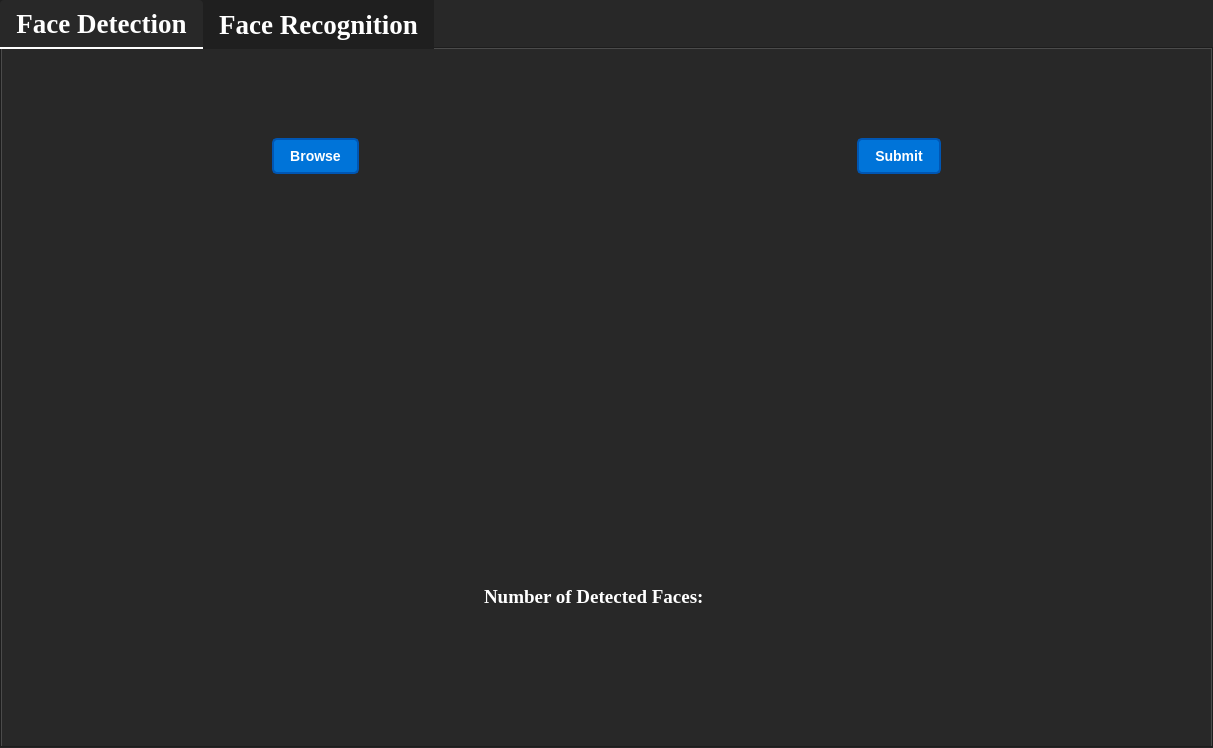
<?xml version="1.0" encoding="UTF-8"?>
<ui version="4.0">
 <class>Main</class>
 <widget class="QTabWidget" name="Main">
  <property name="geometry">
   <rect>
    <x>0</x>
    <y>0</y>
    <width>1213</width>
    <height>748</height>
   </rect>
  </property>
  <property name="font">
   <font>
    <family>Georgia</family>
    <pointsize>20</pointsize>
    <bold>true</bold>
   </font>
  </property>
  <property name="windowTitle">
   <string>TabWidget</string>
  </property>
  <property name="styleSheet">
   <string notr="true">/* Application Background */
QWidget {
    background-color: #282828; /* Dark Gray */
    color: #FFFFFF; /* White text */
}

/* Main Window */
QMainWindow {
    background-color: #282828; /* Dark Gray */
    color: #FFFFFF; /* White text */
}



/* Menu Items */
QMenu {
    background-color: #1F1F1F; /* Slightly Darker Gray */
    color: #FFFFFF; /* White text */
}

/* Menu Item Hover */
QMenu::item:selected {
    background-color: #444444; /* Dark Gray on hover */
}

/* Toolbars */
QToolBar {
    background-color: #1F1F1F; /* Slightly Darker Gray */
    color: #FFFFFF; /* White text */
}

/* Push Buttons */
QPushButton {
    background-color: #0074D9; /* Dark Blue */
    color: #FFFFFF; /* White text */
    border: 2px solid #0056B3; /* Darker Blue border */
    border-radius: 5px; /* Rounded corners */
    padding: 8px 16px; /* Padding around text */
    font-size: 14px; /* Font size */
    font-weight: bold; /* Bold text */
}

/* Push Button Hover */
QPushButton:hover {
    background-color: #0056B3; /* Darker Blue on hover */
}

/* Push Button Pressed */
QPushButton:pressed {
    background-color: #003E7D; /* Even darker blue when pressed */
}

/* Push Button Disabled */
QPushButton:disabled {
    background-color: #DDDDDD; /* Light gray for disabled */
    color: #999999; /* Dimmed text */
    border: 2px solid #CCCCCC; /* Slightly darker border for disabled */
}

/* LineEdits, TextEdits */
QLineEdit, QTextEdit {
    background-color: #1F1F1F; /* Slightly Darker Gray */
    color: #FFFFFF; /* White text */
    border: 2px solid #444444; /* Dark Gray border */
    border-radius: 5px; /* Rounded corners */
    padding: 5px; /* Padding around text */
    font-size: 20px;
}

/* LineEdit and TextEdit Focus */
QLineEdit:focus, QTextEdit:focus {
    border-color: #77A1D3; /* Light Blue border when focused */
}

/* ScrollBars */
QScrollBar:vertical {
    background-color: #1F1F1F; /* Slightly Darker Gray */
    width: 10px; /* Scroll bar width */
    border-radius: 5px; /* Rounded corners */
}

QScrollBar::handle:vertical {
    background-color: #444444; /* Dark Gray scroll bar handle */
}

QScrollBar::add-line:vertical, QScrollBar::sub-line:vertical {
    border: none;
    background: none;
}

/* Labels */
/* QLabel with Background Color */
QLabel#coloredLabel {
    background-color: #FF5733; /* Orange background */
    color: #FFFFFF; /* White text */
    padding: 5px; /* Padding around text */
    border-radius: 4px; /* Rounded corners */
}

/* QLabel with Border */
QLabel#borderedLabel {
    border: 2px solid #3498DB; /* Border with a blue color */
    padding: 5px; /* Padding around text */
    border-radius: 4px; /* Rounded corners */
}

/* QLabel with Custom Font */
QLabel#customFontLabel {
    font-family: &quot;Georgia&quot;; /* Custom font family */
    font-weight: bold; /* Bold text */
}

QLabel{
	font-family: &quot;Georgia&quot;;
	font-weight: bold;
}

/* QLabel with Text Shadow */
QLabel#shadowLabel {
    text-shadow: 2px 2px 4px #333333; /* Text shadow with offset and color */
}

/* QLabel with Underline */
QLabel#underlinedLabel {
    text-decoration: underline; /* Underline text */
}

/* QLabel with Strike Through */
QLabel#strikeThroughLabel {
    text-decoration: line-through; /* Strike through text */
}

/* QLabel with Text Alignment */
QLabel#centeredLabel {
    text-align: center; /* Center-align text */
}

/* QLabel with Text Color Gradient */
QLabel#gradientLabel {
    background: linear-gradient(to right, #3498DB, #FF5733); /* Text color gradient */
    -webkit-background-clip: text; /* Apply gradient to text */
    color: transparent; /* Hide text color */
}











/* Slider Stylesheet */
QSlider {
    background: transparent; /* Transparent background */
    border: none; /* No border */
}

/* Slider Groove (Track) */
QSlider::groove:horizontal {
    background: #555555; /* Gray track background */
    height: 6px; /* Height of the track */
    border-radius: 3px; /* Rounded corners */
}

/* Slider Handle */
QSlider::handle:horizontal {
    background: #3498DB; /* Blue handle background */
    width: 16px; /* Width of the handle */
    margin: -8px 0; /* Center the handle vertically */
    border-radius: 8px; /* Round handle corners */
}

/* Slider Handle Hovered State */
QSlider::handle:horizontal:hover {
    background: #2581C0; /* Darker blue on hover */
}

/* Slider Handle Pressed State */
QSlider::handle:horizontal:pressed {
    background: #1B6CAB; /* Even darker blue when pressed */
}















/* Checkbox Stylesheet for Dark Background (Enhanced) */
QCheckBox {
    background: transparent; /* Transparent background */
    spacing: 5px; /* Spacing between the checkbox and text */
    font-size: 14px; /* Font size */
    font-weight: bold; /* Bold text */
    color: #FFFFFF; /* White text for contrast */
}

/* Checkbox Indicator (Unchecked) */
QCheckBox::indicator {
    width: 16px; /* Width of the indicator */
    height: 16px; /* Height of the indicator */
    border: 2px solid #FFFFFF; /* White border for contrast */
    border-radius: 3px; /* Rounded indicator */
}

/* Checkbox Indicator (Checked) */
QCheckBox::indicator:checked {
    background: #3498DB; /* Blue background when checked */
    border: 2px solid #FFFFFF; /* White border when checked */
}

/* Checkbox Indicator (Hovered) */
QCheckBox::indicator:hover {
    border: 2px solid #FFFFFF; /* White border on hover for contrast */
}

/* Checkbox Text (Unchecked) */
QCheckBox::indicator:unchecked {
    background: transparent; /* Transparent background for unchecked */
    border-radius: 3px; /* Rounded indicator */
}

/* Checkbox Text (Checked) */
QCheckBox::indicator:checked:hover {
    border: 2px solid #FFFFFF; /* White border on hover when checked */
}

/* Checkbox Text (Hovered) */
QCheckBox::indicator:unchecked:hover {
    border: 2px solid #FFFFFF; /* White border on hover for unchecked */
}

/* Checkbox Text (Disabled) */
QCheckBox:disabled {
    color: #888888; /* Dimmed text for disabled */
}

/* Checkbox Indicator (Disabled) */
QCheckBox::indicator:unchecked:disabled {
    background: transparent; /* Transparent background for unchecked when disabled */
    border: 2px solid #777777; /* Slightly darker gray border for unchecked when disabled */
}

QCheckBox::indicator:checked:disabled {
    background: #999999; /* Light gray background when checked and disabled */
}













/* QGraphicsView Stylesheet */
QGraphicsView {
    background-color: #333333; /* Dark background color */
    border: 1px solid #555555; /* Border for the QGraphicsView */
    border-radius: 4px; /* Rounded corners */
}

/* Scroll Bars */
QScrollBar:horizontal, QScrollBar:vertical {
    background-color: #555555; /* Scroll bar background color */
    border-radius: 4px; /* Rounded corners for the scroll bars */
}

QScrollBar::handle:horizontal, QScrollBar::handle:vertical {
    background-color: #888888; /* Scroll bar handle color */
    border-radius: 4px; /* Rounded handle */
}

QScrollBar::handle:horizontal:hover, QScrollBar::handle:vertical:hover {
    background-color: #AAAAAA; /* Hover effect on the handle */
}

QScrollBar::sub-line, QScrollBar::add-line {
    background: none; /* No background for arrow buttons */
}

QScrollBar::add-line:vertical {
    height: 0px; /* Hide vertical scroll bar's bottom arrow button */
}

QScrollBar::sub-line:vertical {
    height: 0px; /* Hide vertical scroll bar's top arrow button */
}

QScrollBar::add-line:horizontal {
    width: 0px; /* Hide horizontal scroll bar's right arrow button */
}

QScrollBar::sub-line:horizontal {
    width: 0px; /* Hide horizontal scroll bar's left arrow button */
}













/* QTextEdit Stylesheet (Improved) */
QTextEdit {
    background-color: #282828; /* Dark background */
    border: 1px solid #444444; /* Dark gray border */
    border-radius: 4px; /* Rounded corners */
    font-size: 4px; /* Font size */
    color: #FFFFFF; /* White text color */
    padding: 5px; /* Padding around the text */
}

/* QTextEdit Focus State */
QTextEdit:focus {
    border-color: #3498DB; /* Blue border when focused */
}

/* QTextEdit Scroll Bars */
QTextEdit QScrollBar:vertical {
    background-color: #282828; /* Dark background for vertical scrollbar */
    width: 12px; /* Scroll bar width */
    margin: 0px; /* No margin for scrollbar */
}

QTextEdit QScrollBar::handle:vertical {
    background-color: #555555; /* Gray scrollbar handle */
    border-radius: 6px; /* Rounded scrollbar handle */
}

QTextEdit QScrollBar::add-line:vertical,
QTextEdit QScrollBar::sub-line:vertical {
    background: none; /* No background for arrow buttons */
}

QTextEdit QScrollBar::add-page:vertical,
QTextEdit QScrollBar::sub-page:vertical {
    background: none; /* No background for page buttons */
}


/* Custom Styles for Signal Viewer Components */
/* Add your custom styles for specific components here */












/* QMenuBar Stylesheet for Dark Theme */
QMenuBar {
    background-color: #333333; /* Dark background color */
    color: #FFFFFF; /* Text color */
    padding: 2px; /* Add some padding to the menu bar */
    border: 1px solid #444444; /* Dark gray border */
}

/* QMenuBar Item Styles */
QMenuBar::item {
    background-color: transparent; /* Transparent background for items */
    padding: 6px 12px; /* Padding for items */
    border-radius: 4px; /* Rounded corners for items */
}

/* QMenuBar Item Hover State */
QMenuBar::item:hover {
    background-color: #555555; /* Slightly darker background on hover */
}

/* QMenuBar Item Pressed State */
QMenuBar::item:pressed {
    background-color: #1B6CAB; /* Darker blue background when pressed */
    color: #FFFFFF; /* White text color when pressed */
}

/* QMenuBar Submenu Arrow */
QMenuBar::item:open:menu {
    subcontrol-origin: padding;
    subcontrol-position: right;
    padding-right: 8px; /* Spacing for submenu arrow */
    border-top-right-radius: 4px; /* Rounded corner for the right side */
    border-bottom-right-radius: 4px; /* Rounded corner for the right side */
}

/* QMenuBar Submenu Styles */
QMenu {
    background-color: #333333; /* Dark background for submenu */
    border: 1px solid #444444; /* Dark gray border for submenu */
}

/* QMenuBar Submenu Item Styles */
QMenu::item {
    background-color: transparent; /* Transparent background for submenu items */
    padding: 6px 18px; /* Padding for submenu items */
}

/* QMenuBar Submenu Item Hover State */
QMenu::item:hover {
    background-color: #555555; /* Slightly darker background on hover for submenu items */
}




/* QMenuBar Stylesheet with Enhanced Text */
QMenuBar {
    background-color: #333333; /* Dark background color */
    color: #FFFFFF; /* Text color */
    padding: 2px; /* Add some padding to the menu bar */
    border: 1px solid #444444; /* Dark gray border */
    font-size: 16px; /* Font size for menu bar items */
    font-weight: bold; /* Bold text for menu bar items */
}

/* QMenuBar Item Styles */
QMenuBar::item {
    background-color: transparent; /* Transparent background for items */
    padding: 6px 12px; /* Padding for items */
    border-radius: 4px; /* Rounded corners for items */
}

/* QMenuBar Item Hover State */
QMenuBar::item:hover {
    background-color: #555555; /* Slightly darker background on hover */
}

/* QMenuBar Item Pressed State */
QMenuBar::item:pressed {
    background-color: #1B6CAB; /* Darker blue background when pressed */
    color: #FFFFFF; /* White text color when pressed */
}

/* QMenuBar Submenu Arrow */
QMenuBar::item:open:menu {
    subcontrol-origin: padding;
    subcontrol-position: right;
    padding-right: 8px; /* Spacing for submenu arrow */
    border-top-right-radius: 4px; /* Rounded corner for the right side */
    border-bottom-right-radius: 4px; /* Rounded corner for the right side */
}

/* QMenuBar Submenu Styles */
QMenu {
    background-color: #333333; /* Dark background for submenu */
    border: 1px solid #444444; /* Dark gray border for submenu */
}

/* QMenuBar Submenu Item Styles */
QMenu::item {
    background-color: transparent; /* Transparent background for submenu items */
    padding: 6px 18px; /* Padding for submenu items */
}

/* QMenuBar Submenu Item Hover State */
QMenu::item:hover {
    background-color: #555555; /* Slightly darker background on hover for submenu items */
}



/* ComboBox Stylesheet */

QComboBox{
	font-family: &quot;Georgia&quot;;
	font-weight: bold;
}

QComboBox {
    background-color: #1F1F1F; /* Slightly Darker Gray */
    color: #FFFFFF; /* White text */
    border: 2px solid #444444; /* Dark Gray border */
    border-radius: 5px; /* Rounded corners */
    padding: 5px; /* Padding around text */
    min-width: 6em; /* Minimum width of the combo box */
	font: &quot;Georgia&quot;;
}

/* ComboBox Arrow */
QComboBox::drop-down {
    subcontrol-origin: padding;
    subcontrol-position: center right;
    width: 15px; /* Adjust the width of the arrow */
    border-left-width: 0px; /* No border on the left side of the arrow */
    border-top-right-radius: 5px; /* Rounded top-right corner for arrow background */
    border-bottom-right-radius: 5px; /* Rounded bottom-right corner for arrow background */
    background-color: #444444; /* Dark Gray for the arrow background */
}

/* ComboBox Items */
QComboBox QAbstractItemView {
    background-color: #1F1F1F; /* Slightly Darker Gray */
    color: #FFFFFF; /* White text */
    selection-background-color: #444444; /* Dark Gray on item selection */
}

/* ComboBox Hovered State */
QComboBox QAbstractItemView::item:hover {
    background-color: #444444; /* Dark Gray on item hover */
}

/* ComboBox Focus State */
QComboBox:focus {
    border-color: #77A1D3; /* Light Blue border when focused */
}









/* Tab Widget Stylesheet */
QTabWidget {
    background-color: #282828; /* Dark Gray background */
    color: #FFFFFF; /* White text */
}

/* Tab Bar Stylesheet */
QTabBar {
    background-color: #1F1F1F; /* Slightly Darker Gray */
    color: #FFFFFF; /* White text */
    border-bottom: 2px solid #444444; /* Dark Gray border bottom */
}

/* Tab Stylesheet */
QTabWidget::tab-bar {
    background-color: #1F1F1F; /* Slightly Darker Gray */
    color: #FFFFFF; /* White text */
    border-bottom: 2px solid #444444; /* Dark Gray border bottom */
}

QTabBar::tab {
    background-color: #1F1F1F; /* Slightly Darker Gray */
    color: #FFFFFF; /* White text */
    border-top-left-radius: 4px; /* Rounded top-left corner for tabs */
    border-top-right-radius: 4px; /* Rounded top-right corner for tabs */
    padding: 8px 16px; /* Padding for tabs */
}

/* Tab Hover Stylesheet */
QTabBar::tab:hover {
    background-color: #444444; /* Dark Gray on tab hover */
}

/* Tab Selected Stylesheet */
QTabBar::tab:selected {
    background-color: #282828; /* Dark Gray for selected tab */
    border-bottom: 2px solid #FFFFFF; /* White border bottom for selected tab */
}

</string>
  </property>
  <property name="currentIndex">
   <number>0</number>
  </property>
  <widget class="QWidget" name="widget">
   <attribute name="title">
    <string>Face Detection</string>
   </attribute>
   <layout class="QVBoxLayout" name="verticalLayout_10">
    <item>
     <layout class="QVBoxLayout" name="verticalLayout_6">
      <item>
       <spacer name="verticalSpacer_8">
        <property name="orientation">
         <enum>Qt::Vertical</enum>
        </property>
        <property name="sizeType">
         <enum>QSizePolicy::Fixed</enum>
        </property>
        <property name="sizeHint" stdset="0">
         <size>
          <width>20</width>
          <height>80</height>
         </size>
        </property>
       </spacer>
      </item>
      <item>
       <layout class="QHBoxLayout" name="horizontalLayout_7">
        <item>
         <spacer name="horizontalSpacer_11">
          <property name="orientation">
           <enum>Qt::Horizontal</enum>
          </property>
          <property name="sizeType">
           <enum>QSizePolicy::Fixed</enum>
          </property>
          <property name="sizeHint" stdset="0">
           <size>
            <width>40</width>
            <height>20</height>
           </size>
          </property>
         </spacer>
        </item>
        <item>
         <layout class="QVBoxLayout" name="verticalLayout_7">
          <item>
           <layout class="QHBoxLayout" name="horizontalLayout_8">
            <item>
             <layout class="QVBoxLayout" name="verticalLayout_8">
              <item>
               <layout class="QHBoxLayout" name="horizontalLayout_9">
                <item>
                 <spacer name="horizontalSpacer_12">
                  <property name="orientation">
                   <enum>Qt::Horizontal</enum>
                  </property>
                  <property name="sizeHint" stdset="0">
                   <size>
                    <width>40</width>
                    <height>20</height>
                   </size>
                  </property>
                 </spacer>
                </item>
                <item>
                 <widget class="QPushButton" name="face_detection_browseBtn">
                  <property name="text">
                   <string>Browse</string>
                  </property>
                 </widget>
                </item>
                <item>
                 <spacer name="horizontalSpacer_13">
                  <property name="orientation">
                   <enum>Qt::Horizontal</enum>
                  </property>
                  <property name="sizeHint" stdset="0">
                   <size>
                    <width>40</width>
                    <height>20</height>
                   </size>
                  </property>
                 </spacer>
                </item>
               </layout>
              </item>
              <item>
               <spacer name="verticalSpacer_9">
                <property name="orientation">
                 <enum>Qt::Vertical</enum>
                </property>
                <property name="sizeType">
                 <enum>QSizePolicy::Fixed</enum>
                </property>
                <property name="sizeHint" stdset="0">
                 <size>
                  <width>20</width>
                  <height>10</height>
                 </size>
                </property>
               </spacer>
              </item>
              <item>
               <widget class="GraphicsLayoutWidget" name="graphicsLayout_BeforeFaceDetection" native="true">
                <property name="minimumSize">
                 <size>
                  <width>250</width>
                  <height>300</height>
                 </size>
                </property>
                <property name="maximumSize">
                 <size>
                  <width>16777215</width>
                  <height>500</height>
                 </size>
                </property>
               </widget>
              </item>
             </layout>
            </item>
            <item>
             <spacer name="horizontalSpacer_14">
              <property name="orientation">
               <enum>Qt::Horizontal</enum>
              </property>
              <property name="sizeType">
               <enum>QSizePolicy::Fixed</enum>
              </property>
              <property name="sizeHint" stdset="0">
               <size>
                <width>50</width>
                <height>20</height>
               </size>
              </property>
             </spacer>
            </item>
            <item>
             <layout class="QVBoxLayout" name="verticalLayout_9">
              <item>
               <layout class="QHBoxLayout" name="horizontalLayout_10">
                <item>
                 <spacer name="horizontalSpacer_15">
                  <property name="orientation">
                   <enum>Qt::Horizontal</enum>
                  </property>
                  <property name="sizeHint" stdset="0">
                   <size>
                    <width>40</width>
                    <height>20</height>
                   </size>
                  </property>
                 </spacer>
                </item>
                <item>
                 <widget class="QPushButton" name="hidden_btn">
                  <property name="text">
                   <string>Submit</string>
                  </property>
                 </widget>
                </item>
                <item>
                 <spacer name="horizontalSpacer_16">
                  <property name="orientation">
                   <enum>Qt::Horizontal</enum>
                  </property>
                  <property name="sizeHint" stdset="0">
                   <size>
                    <width>40</width>
                    <height>20</height>
                   </size>
                  </property>
                 </spacer>
                </item>
               </layout>
              </item>
              <item>
               <spacer name="verticalSpacer_10">
                <property name="orientation">
                 <enum>Qt::Vertical</enum>
                </property>
                <property name="sizeType">
                 <enum>QSizePolicy::Fixed</enum>
                </property>
                <property name="sizeHint" stdset="0">
                 <size>
                  <width>17</width>
                  <height>7</height>
                 </size>
                </property>
               </spacer>
              </item>
              <item>
               <widget class="GraphicsLayoutWidget" name="graphicsLayout_AfterFaceDetection" native="true">
                <property name="minimumSize">
                 <size>
                  <width>250</width>
                  <height>300</height>
                 </size>
                </property>
                <property name="maximumSize">
                 <size>
                  <width>16777215</width>
                  <height>500</height>
                 </size>
                </property>
               </widget>
              </item>
             </layout>
            </item>
           </layout>
          </item>
          <item>
           <spacer name="verticalSpacer_3">
            <property name="orientation">
             <enum>Qt::Vertical</enum>
            </property>
            <property name="sizeType">
             <enum>QSizePolicy::Fixed</enum>
            </property>
            <property name="sizeHint" stdset="0">
             <size>
              <width>20</width>
              <height>40</height>
             </size>
            </property>
           </spacer>
          </item>
          <item>
           <layout class="QHBoxLayout" name="horizontalLayout_3">
            <item>
             <spacer name="horizontalSpacer_6">
              <property name="orientation">
               <enum>Qt::Horizontal</enum>
              </property>
              <property name="sizeHint" stdset="0">
               <size>
                <width>40</width>
                <height>20</height>
               </size>
              </property>
             </spacer>
            </item>
            <item>
             <widget class="QLabel" name="label">
              <property name="font">
               <font>
                <family>Georgia</family>
                <pointsize>14</pointsize>
                <bold>true</bold>
               </font>
              </property>
              <property name="text">
               <string>Number of Detected Faces:</string>
              </property>
             </widget>
            </item>
            <item>
             <widget class="QLabel" name="numberOfFaces_label">
              <property name="minimumSize">
               <size>
                <width>20</width>
                <height>0</height>
               </size>
              </property>
              <property name="font">
               <font>
                <family>Georgia</family>
                <pointsize>14</pointsize>
                <bold>true</bold>
               </font>
              </property>
              <property name="text">
               <string/>
              </property>
             </widget>
            </item>
            <item>
             <spacer name="horizontalSpacer_7">
              <property name="orientation">
               <enum>Qt::Horizontal</enum>
              </property>
              <property name="sizeHint" stdset="0">
               <size>
                <width>40</width>
                <height>20</height>
               </size>
              </property>
             </spacer>
            </item>
           </layout>
          </item>
          <item>
           <spacer name="verticalSpacer_11">
            <property name="orientation">
             <enum>Qt::Vertical</enum>
            </property>
            <property name="sizeType">
             <enum>QSizePolicy::Fixed</enum>
            </property>
            <property name="sizeHint" stdset="0">
             <size>
              <width>20</width>
              <height>40</height>
             </size>
            </property>
           </spacer>
          </item>
         </layout>
        </item>
        <item>
         <spacer name="horizontalSpacer_20">
          <property name="orientation">
           <enum>Qt::Horizontal</enum>
          </property>
          <property name="sizeType">
           <enum>QSizePolicy::Fixed</enum>
          </property>
          <property name="sizeHint" stdset="0">
           <size>
            <width>40</width>
            <height>20</height>
           </size>
          </property>
         </spacer>
        </item>
       </layout>
      </item>
      <item>
       <spacer name="verticalSpacer_14">
        <property name="orientation">
         <enum>Qt::Vertical</enum>
        </property>
        <property name="sizeType">
         <enum>QSizePolicy::Fixed</enum>
        </property>
        <property name="sizeHint" stdset="0">
         <size>
          <width>20</width>
          <height>40</height>
         </size>
        </property>
       </spacer>
      </item>
     </layout>
    </item>
   </layout>
  </widget>
  <widget class="QWidget" name="widget">
   <attribute name="title">
    <string>Face Recognition</string>
   </attribute>
   <layout class="QVBoxLayout" name="verticalLayout_3">
    <item>
     <layout class="QVBoxLayout" name="verticalLayout_5">
      <item>
       <spacer name="verticalSpacer_6">
        <property name="orientation">
         <enum>Qt::Vertical</enum>
        </property>
        <property name="sizeType">
         <enum>QSizePolicy::Fixed</enum>
        </property>
        <property name="sizeHint" stdset="0">
         <size>
          <width>20</width>
          <height>80</height>
         </size>
        </property>
       </spacer>
      </item>
      <item>
       <layout class="QHBoxLayout" name="horizontalLayout_6">
        <item>
         <spacer name="horizontalSpacer_9">
          <property name="orientation">
           <enum>Qt::Horizontal</enum>
          </property>
          <property name="sizeType">
           <enum>QSizePolicy::Fixed</enum>
          </property>
          <property name="sizeHint" stdset="0">
           <size>
            <width>40</width>
            <height>20</height>
           </size>
          </property>
         </spacer>
        </item>
        <item>
         <layout class="QVBoxLayout" name="verticalLayout_4">
          <item>
           <layout class="QHBoxLayout" name="horizontalLayout_5">
            <item>
             <layout class="QVBoxLayout" name="verticalLayout">
              <item>
               <layout class="QHBoxLayout" name="horizontalLayout">
                <item>
                 <spacer name="horizontalSpacer">
                  <property name="orientation">
                   <enum>Qt::Horizontal</enum>
                  </property>
                  <property name="sizeHint" stdset="0">
                   <size>
                    <width>40</width>
                    <height>20</height>
                   </size>
                  </property>
                 </spacer>
                </item>
                <item>
                 <widget class="QPushButton" name="face_recognition_BrowseBtn">
                  <property name="text">
                   <string>Browse</string>
                  </property>
                 </widget>
                </item>
                <item>
                 <spacer name="horizontalSpacer_2">
                  <property name="orientation">
                   <enum>Qt::Horizontal</enum>
                  </property>
                  <property name="sizeHint" stdset="0">
                   <size>
                    <width>40</width>
                    <height>20</height>
                   </size>
                  </property>
                 </spacer>
                </item>
               </layout>
              </item>
              <item>
               <spacer name="verticalSpacer">
                <property name="orientation">
                 <enum>Qt::Vertical</enum>
                </property>
                <property name="sizeType">
                 <enum>QSizePolicy::Fixed</enum>
                </property>
                <property name="sizeHint" stdset="0">
                 <size>
                  <width>20</width>
                  <height>10</height>
                 </size>
                </property>
               </spacer>
              </item>
              <item>
               <widget class="GraphicsLayoutWidget" name="graphicsLayout_BeforeFaceRecognition" native="true">
                <property name="minimumSize">
                 <size>
                  <width>250</width>
                  <height>300</height>
                 </size>
                </property>
                <property name="maximumSize">
                 <size>
                  <width>16777215</width>
                  <height>500</height>
                 </size>
                </property>
               </widget>
              </item>
             </layout>
            </item>
            <item>
             <spacer name="horizontalSpacer_5">
              <property name="orientation">
               <enum>Qt::Horizontal</enum>
              </property>
              <property name="sizeType">
               <enum>QSizePolicy::Fixed</enum>
              </property>
              <property name="sizeHint" stdset="0">
               <size>
                <width>50</width>
                <height>20</height>
               </size>
              </property>
             </spacer>
            </item>
            <item>
             <layout class="QVBoxLayout" name="verticalLayout_2">
              <item>
               <layout class="QHBoxLayout" name="horizontalLayout_2">
                <item>
                 <spacer name="horizontalSpacer_3">
                  <property name="orientation">
                   <enum>Qt::Horizontal</enum>
                  </property>
                  <property name="sizeHint" stdset="0">
                   <size>
                    <width>40</width>
                    <height>20</height>
                   </size>
                  </property>
                 </spacer>
                </item>
                <item>
                 <widget class="QPushButton" name="pushButton_2">
                  <property name="text">
                   <string>Submit</string>
                  </property>
                 </widget>
                </item>
                <item>
                 <spacer name="horizontalSpacer_4">
                  <property name="orientation">
                   <enum>Qt::Horizontal</enum>
                  </property>
                  <property name="sizeHint" stdset="0">
                   <size>
                    <width>40</width>
                    <height>20</height>
                   </size>
                  </property>
                 </spacer>
                </item>
               </layout>
              </item>
              <item>
               <spacer name="verticalSpacer_2">
                <property name="orientation">
                 <enum>Qt::Vertical</enum>
                </property>
                <property name="sizeType">
                 <enum>QSizePolicy::Fixed</enum>
                </property>
                <property name="sizeHint" stdset="0">
                 <size>
                  <width>17</width>
                  <height>7</height>
                 </size>
                </property>
               </spacer>
              </item>
              <item>
               <widget class="GraphicsLayoutWidget" name="graphicsLayout_AfterFaceRecognition" native="true">
                <property name="minimumSize">
                 <size>
                  <width>250</width>
                  <height>300</height>
                 </size>
                </property>
                <property name="maximumSize">
                 <size>
                  <width>16777215</width>
                  <height>500</height>
                 </size>
                </property>
               </widget>
              </item>
             </layout>
            </item>
           </layout>
          </item>
         </layout>
        </item>
        <item>
         <spacer name="horizontalSpacer_10">
          <property name="orientation">
           <enum>Qt::Horizontal</enum>
          </property>
          <property name="sizeType">
           <enum>QSizePolicy::Fixed</enum>
          </property>
          <property name="sizeHint" stdset="0">
           <size>
            <width>40</width>
            <height>20</height>
           </size>
          </property>
         </spacer>
        </item>
       </layout>
      </item>
      <item>
       <spacer name="verticalSpacer_12">
        <property name="orientation">
         <enum>Qt::Vertical</enum>
        </property>
        <property name="sizeType">
         <enum>QSizePolicy::Fixed</enum>
        </property>
        <property name="sizeHint" stdset="0">
         <size>
          <width>20</width>
          <height>40</height>
         </size>
        </property>
       </spacer>
      </item>
      <item>
       <layout class="QHBoxLayout" name="horizontalLayout_4">
        <item>
         <spacer name="horizontalSpacer_8">
          <property name="orientation">
           <enum>Qt::Horizontal</enum>
          </property>
          <property name="sizeHint" stdset="0">
           <size>
            <width>40</width>
            <height>20</height>
           </size>
          </property>
         </spacer>
        </item>
        <item>
         <widget class="QLabel" name="label_2">
          <property name="font">
           <font>
            <family>Georgia</family>
            <pointsize>14</pointsize>
            <bold>true</bold>
           </font>
          </property>
          <property name="text">
           <string>Person:</string>
          </property>
         </widget>
        </item>
        <item>
         <widget class="QLabel" name="label_personName">
          <property name="minimumSize">
           <size>
            <width>300</width>
            <height>0</height>
           </size>
          </property>
          <property name="font">
           <font>
            <family>Georgia</family>
            <pointsize>14</pointsize>
            <bold>true</bold>
           </font>
          </property>
          <property name="text">
           <string/>
          </property>
         </widget>
        </item>
        <item>
         <spacer name="horizontalSpacer_17">
          <property name="orientation">
           <enum>Qt::Horizontal</enum>
          </property>
          <property name="sizeHint" stdset="0">
           <size>
            <width>40</width>
            <height>20</height>
           </size>
          </property>
         </spacer>
        </item>
       </layout>
      </item>
      <item>
       <spacer name="verticalSpacer_7">
        <property name="orientation">
         <enum>Qt::Vertical</enum>
        </property>
        <property name="sizeType">
         <enum>QSizePolicy::Fixed</enum>
        </property>
        <property name="sizeHint" stdset="0">
         <size>
          <width>20</width>
          <height>40</height>
         </size>
        </property>
       </spacer>
      </item>
     </layout>
    </item>
   </layout>
  </widget>
 </widget>
 <customwidgets>
  <customwidget>
   <class>GraphicsLayoutWidget</class>
   <extends>QWidget</extends>
   <header location="global">pyqtgraph.h</header>
   <container>1</container>
  </customwidget>
 </customwidgets>
 <resources/>
 <connections/>
</ui>
